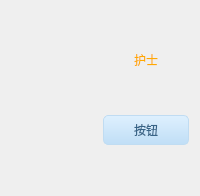
    <widget class="QFrame" name="frame8">
     <property name="styleSheet">
      <string notr="true">QFrame #frame8
{
background:transparent;border:1px solid white;
}</string>
     </property>
     <layout class="QGridLayout" name="gridLayout_5">
      <item row="4" column="1">
       <spacer name="verticalSpacer_25">
        <property name="orientation">
         <enum>Qt::Vertical</enum>
        </property>
        <property name="sizeHint" stdset="0">
         <size>
          <width>20</width>
          <height>40</height>
         </size>
        </property>
       </spacer>
      </item>
      <item row="2" column="1">
       <spacer name="verticalSpacer_26">
        <property name="orientation">
         <enum>Qt::Vertical</enum>
        </property>
        <property name="sizeHint" stdset="0">
         <size>
          <width>20</width>
          <height>40</height>
         </size>
        </property>
       </spacer>
      </item>
      <item row="1" column="0" rowspan="3">
       <widget class="QLabel" name="nurse">
        <property name="minimumSize">
         <size>
          <width>80</width>
          <height>80</height>
         </size>
        </property>
        <property name="maximumSize">
         <size>
          <width>180</width>
          <height>200</height>
         </size>
        </property>
        <property name="text">
         <string/>
        </property>
        <property name="pixmap">
         <pixmap resource="../../../map.qrc">:/res/Baidu_JS/LOGO_BLACK/护士.png</pixmap>
        </property>
        <property name="scaledContents">
         <bool>true</bool>
        </property>
       </widget>
      </item>
      <item row="1" column="1" alignment="Qt::AlignHCenter">
       <widget class="QLabel" name="label_16">
        <property name="styleSheet">
         <string notr="true">font: 12pt &quot;迷你简行楷碑&quot;;
color: rgb(255, 170, 0);</string>
        </property>
        <property name="text">
         <string>护士</string>
        </property>
       </widget>
      </item>
      <item row="3" column="1">
       <widget class="QPushButton" name="NurseSwitch">
        <property name="sizePolicy">
         <sizepolicy hsizetype="Preferred" vsizetype="Preferred">
          <horstretch>0</horstretch>
          <verstretch>0</verstretch>
         </sizepolicy>
        </property>
        <property name="minimumSize">
         <size>
          <width>50</width>
          <height>27</height>
         </size>
        </property>
        <property name="maximumSize">
         <size>
          <width>150</width>
          <height>90</height>
         </size>
        </property>
        <property name="styleSheet">
         <string notr="true">QPushButton,.QToolButton{
border-style:none;
border:1px solid #C0DCF2;
color:#386487;
padding:5px;
min-height:15px;
border-radius:5px;
background:qlineargradient(spread:pad,x1:0,y1:0,x2:0,y2:1,stop:0 #DEF0FE,stop:1 #C0DEF6);
font: 10pt &quot;迷你简小标宋&quot;;
}

QPushButton:hover,.QToolButton:hover{
background:qlineargradient(spread:pad,x1:0,y1:0,x2:0,y2:1,stop:0 #F2F9FF,stop:1 #DAEFFF);
}

QPushButton:pressed,.QToolButton:pressed{
background:qlineargradient(spread:pad,x1:0,y1:0,x2:0,y2:1,stop:0 #DEF0FE,stop:1 #C0DEF6);
}</string>
        </property>
        <property name="text">
         <string>按钮</string>
        </property>
       </widget>
      </item>
      <item row="0" column="1">
       <spacer name="verticalSpacer_27">
        <property name="orientation">
         <enum>Qt::Vertical</enum>
        </property>
        <property name="sizeHint" stdset="0">
         <size>
          <width>20</width>
          <height>40</height>
         </size>
        </property>
       </spacer>
      </item>
     </layout>
    </widget>
